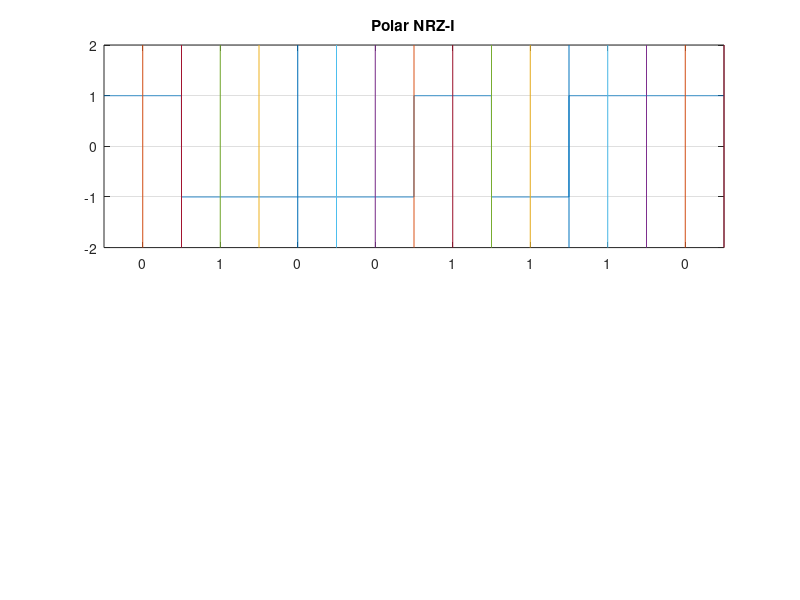

Write the MATLAB code that produced this figure.
clear;
clc;
b = [0 1 0 0 1 1 1 0];
n = length(b);
t = 0:.001:n;

lastbit = 1;
for i=1:n
    if b(i)==1
        bw(i*1000:(i+1)*1000) = -lastbit;
        lastbit = -lastbit;
    else 
        bw(i*1000:(i+1)*1000) = lastbit;
    end
end
bw = bw(1000:end);
subplot(2,1,1)
plot(t,bw)
axis([0 n -2 2]);
grid on;
hold on;
for i=0.5:0.5:n
    plot([1 1]*i, [-2 2], LineWidth=0.5, Color=[0 0 0 0.3], LineStyle="--");
end
hold off;
title('Polar NRZ-I');
ll = 0.5:1:n;
xticks(ll);
xticklabels(b);